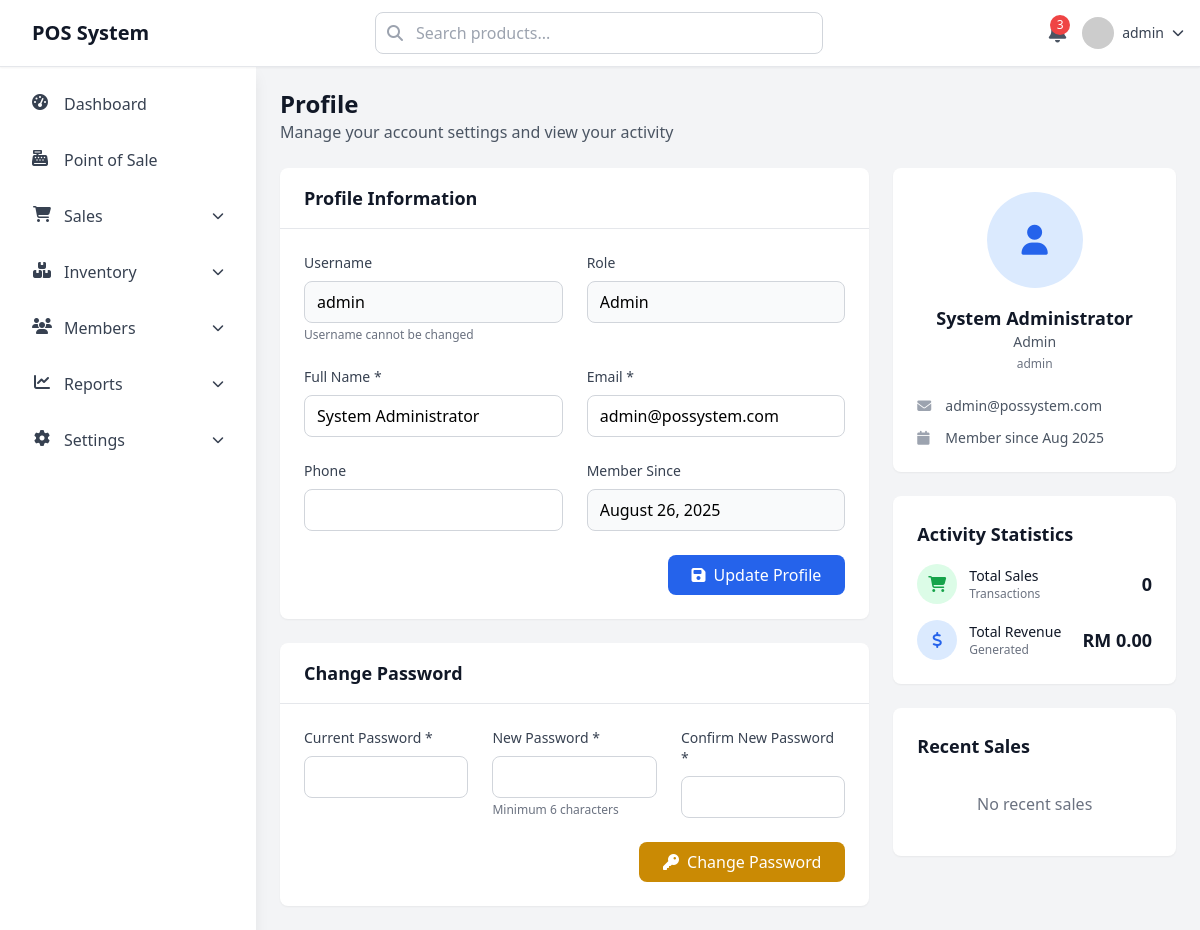
Before: /profile.php (signed in) with the older database file.
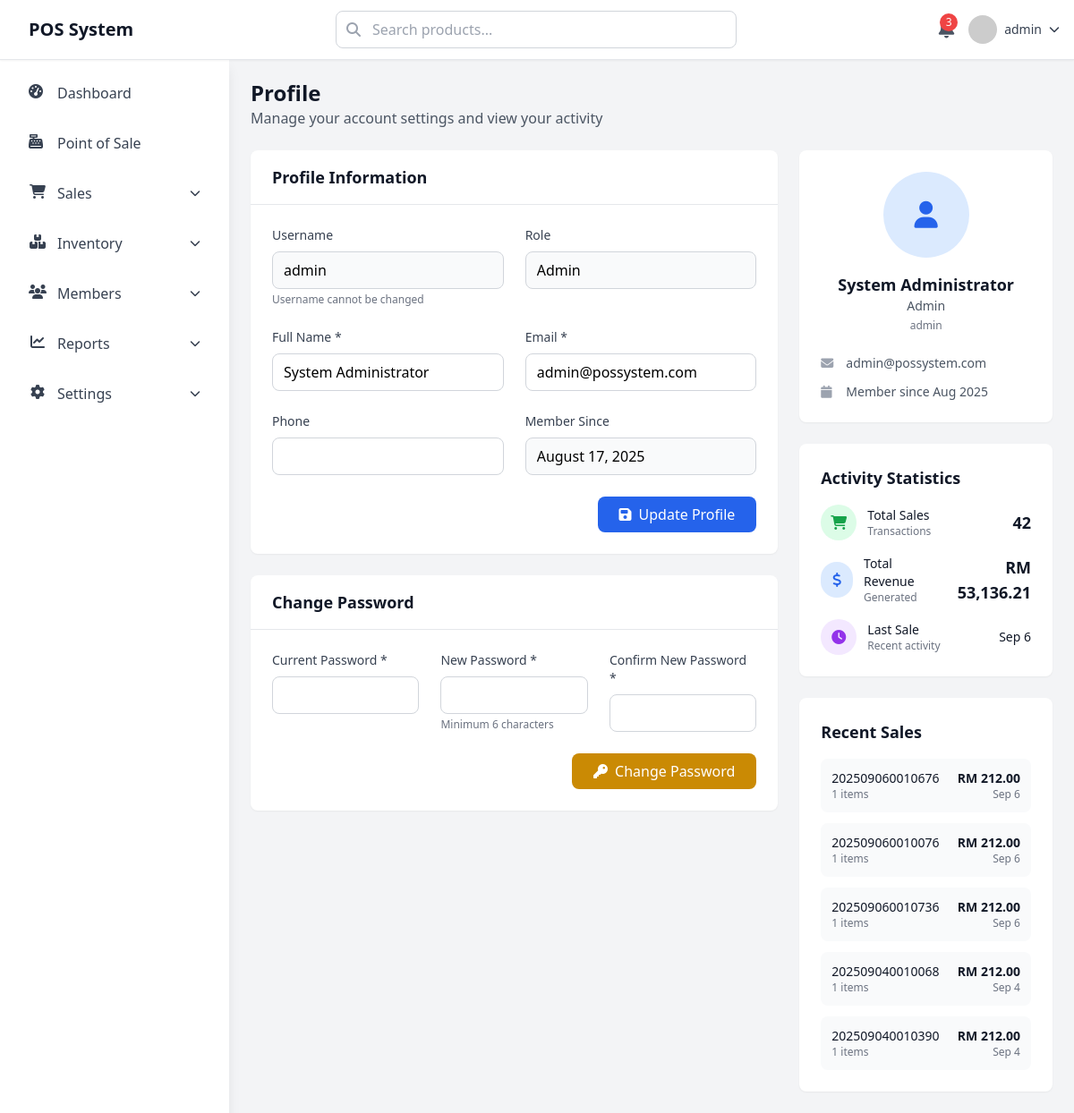
After: the same page with the newer database file.
### tables this page shows
CREATE TABLE IF NOT EXISTS `users` (
  `id` int NOT NULL AUTO_INCREMENT,
  `username` varchar(50) NOT NULL,
  `password` varchar(255) NOT NULL,
  `full_name` varchar(100) NOT NULL,
  `email` varchar(255) DEFAULT NULL,
  `phone` varchar(50) DEFAULT NULL,
  `role` enum('admin','manager','cashier') DEFAULT 'cashier',
  `is_active` tinyint(1) DEFAULT '1',
  `last_login` timestamp NULL DEFAULT NULL,
  `created_at` timestamp NULL DEFAULT CURRENT_TIMESTAMP,
  `updated_at` timestamp NULL DEFAULT CURRENT_TIMESTAMP ON UPDATE CURRENT_TIMESTAMP,
  PRIMARY KEY (`id`),
  UNIQUE KEY `username` (`username`)
);

CREATE TABLE IF NOT EXISTS `sales` (
  `id` int NOT NULL AUTO_INCREMENT,
  `invoice_number` varchar(50) NOT NULL,
  `session_id` int DEFAULT NULL,
  `member_id` int DEFAULT NULL,
  `user_id` int NOT NULL,
  `subtotal` decimal(10,2) NOT NULL,
  `discount_amount` decimal(10,2) DEFAULT '0.00',
  `tax_amount` decimal(10,2) DEFAULT '0.00',
  `total_amount` decimal(10,2) NOT NULL,
  `payment_method` varchar(150) DEFAULT 'cash',
  `payment_method_id` int DEFAULT NULL,
  `payment_status` enum('paid','pending','refunded') DEFAULT 'paid',
  `notes` text,
  `created_at` timestamp NULL DEFAULT CURRENT_TIMESTAMP,
  `updated_at` timestamp NULL DEFAULT CURRENT_TIMESTAMP ON UPDATE CURRENT_TIMESTAMP,
  PRIMARY KEY (`id`),
  UNIQUE KEY `invoice_number` (`invoice_number`),
  KEY `session_id` (`session_id`),
  KEY `member_id` (`member_id`),
  KEY `user_id` (`user_id`),
  KEY `idx_sales_invoice` (`invoice_number`),
  KEY `idx_sales_date` (`created_at`),
  KEY `fk_sales_payment_method` (`payment_method_id`)
);

### profile.php (the view, shortened to what the changed rows need)
<?php
require_once 'include/conn.php';
$user_id = $_SESSION['user_id'];
$user_query = "SELECT * FROM users WHERE id = ?";
$stmt = mysqli_prepare($conn, $user_query);
mysqli_stmt_bind_param($stmt, 'i', $user_id);
mysqli_stmt_execute($stmt);
$user_result = mysqli_stmt_get_result($stmt);
$user = mysqli_fetch_assoc($user_result);
$activity_query = "SELECT
    COUNT(*) as total_sales,
    SUM(total_amount) as total_revenue,
    MAX(created_at) as last_sale_date
FROM sales
WHERE user_id = ?";
$stmt = mysqli_prepare($conn, $activity_query);
mysqli_stmt_bind_param($stmt, 'i', $user_id);
mysqli_stmt_execute($stmt);
$activity_result = mysqli_stmt_get_result($stmt);
$activity_data = mysqli_fetch_assoc($activity_result);
$recent_sales_query = "SELECT
    s.id,
    s.invoice_number,
    s.total_amount,
    s.payment_method,
    s.created_at,
    COUNT(si.id) as items_count
FROM sales s
LEFT JOIN sale_items si ON s.id = si.sale_id
WHERE s.user_id = ?
GROUP BY s.id
ORDER BY s.created_at DESC
LIMIT 5";
$stmt = mysqli_prepare($conn, $recent_sales_query);
mysqli_stmt_bind_param($stmt, 'i', $user_id);
mysqli_stmt_execute($stmt);
$recent_sales_result = mysqli_stmt_get_result($stmt);
?>
<!DOCTYPE html>
<html lang="en">
<head>
    <script src="https://cdn.tailwindcss.com"></script>
    <link rel="stylesheet" href="https://cdnjs.cloudflare.com/ajax/libs/font-awesome/6.4.0/css/all.min.css">
</head>
<body class="bg-gray-100">
    <?php include 'include/header.php'; ?>
    <div class="main-content lg:ml-64 pt-16">
        <div class="p-6">
            <div class="mb-6">
                <h1 class="text-2xl font-bold text-gray-900">Profile</h1>
            </div>
            <div class="grid grid-cols-1 lg:grid-cols-3 gap-6">
                <div class="lg:col-span-2">
                    <div class="bg-white rounded-lg shadow-sm">
                        <div class="px-6 py-4 border-b border-gray-200">
                            <h2 class="text-lg font-semibold text-gray-900">Profile Information</h2>
                        </div>
                        <div class="p-6">
                            <form method="POST" class="space-y-6">
                                <div class="grid grid-cols-1 md:grid-cols-2 gap-6">
                                    <div>
                                        <label class="block text-sm font-medium text-gray-700 mb-2">Username</label>
                                                                                <input type="text" value="<?= htmlspecialchars($user['username'] ?? '') ?>"
                                               class="w-full border border-gray-300 rounded-lg px-3 py-2 bg-gray-50"
                                               readonly>
                                        <p class="text-xs text-gray-500 mt-1">Username cannot be changed</p>
                                    </div>
                                    <div>
                                        <label class="block text-sm font-medium text-gray-700 mb-2">Role</label>
                                                                                <input type="text" value="<?= ucfirst(htmlspecialchars($user['role'] ?? '')) ?>"
                                               class="w-full border border-gray-300 rounded-lg px-3 py-2 bg-gray-50"
                                               readonly>
                                    </div>
                                    <div>
                                        <label class="block text-sm font-medium text-gray-700 mb-2">Full Name *</label>
                                        <input type="text" name="full_name" value="<?= htmlspecialchars($user['full_name'] ?? '') ?>"
                                               class="w-full border border-gray-300 rounded-lg px-3 py-2 focus:ring-2 focus:ring-blue-500 focus:border-transparent"
                                               required>
                                    </div>
                                    <div>
                                        <label class="block text-sm font-medium text-gray-700 mb-2">Email *</label>
                                        <input type="email" name="email" value="<?= htmlspecialchars($user['email'] ?? '') ?>"
                                               class="w-full border border-gray-300 rounded-lg px-3 py-2 focus:ring-2 focus:ring-blue-500 focus:border-transparent"
                                               required>
                                    </div>
                                    <div>
                                        <label class="block text-sm font-medium text-gray-700 mb-2">Member Since</label>
                                        <input type="text" value="<?= date('F j, Y', strtotime($user['created_at'])) ?>"
                                               class="w-full border border-gray-300 rounded-lg px-3 py-2 bg-gray-50"
                                               readonly>
                                    </div>
                                </div>
                            </form>
                        </div>
                    </div>
                    <div class="bg-white rounded-lg shadow-sm mt-6">
                        <div class="px-6 py-4 border-b border-gray-200">
                            <h2 class="text-lg font-semibold text-gray-900">Change Password</h2>
                        </div>
                    </div>
                </div>
                <div class="space-y-6">
                    <div class="bg-white rounded-lg shadow-sm p-6">
                        <div class="text-center">
                            <div class="w-24 h-24 mx-auto mb-4 rounded-full bg-blue-100 flex items-center justify-center">
                                <i class="fas fa-user text-3xl text-blue-600"></i>
                            </div>
                            <h3 class="text-lg font-semibold text-gray-900"><?= htmlspecialchars($user['full_name'] ?? '') ?></h3>
                            <p class="text-sm text-gray-600"><?= ucfirst(htmlspecialchars($user['role'] ?? '')) ?></p>
                            <p class="text-xs text-gray-500 mt-1"><?= htmlspecialchars($user['username'] ?? '') ?></p>
                        </div>
                        <div class="mt-6 space-y-3">
                            <div class="flex items-center text-sm">
                                <i class="fas fa-envelope text-gray-400 w-4 mr-3"></i>
                                <span class="text-gray-600"><?= htmlspecialchars($user['email'] ?? '') ?></span>
                            </div>
                            <div class="flex items-center text-sm">
                                <i class="fas fa-calendar text-gray-400 w-4 mr-3"></i>
                                <span class="text-gray-600">Member since <?= date('M Y', strtotime($user['created_at'])) ?></span>
                            </div>
                        </div>
                    </div>
                    <div class="bg-white rounded-lg shadow-sm p-6">
                        <div class="space-y-4">
                            <div class="flex items-center justify-between">
                                <div class="text-right">
                                    <p class="text-lg font-bold text-gray-900"><?= number_format($activity_data['total_sales']) ?></p>
                                </div>
                            </div>
                            <div class="flex items-center justify-between">
                                <div class="text-right">
                                    <p class="text-lg font-bold text-gray-900">RM <?= number_format($activity_data['total_revenue'], 2) ?></p>
                                </div>
                            </div>
                            <?php if ($activity_data['last_sale_date']): ?>
                                <div class="flex items-center justify-between">
                                    <div class="flex items-center">
                                        <div class="w-10 h-10 rounded-full bg-purple-100 flex items-center justify-center mr-3">
                                            <i class="fas fa-clock text-purple-600"></i>
                                        </div>
                                        <div>
                                            <p class="text-sm font-medium text-gray-900">Last Sale</p>
                                            <p class="text-xs text-gray-500">Recent activity</p>
                                        </div>
                                    </div>
                                    <div class="text-right">
                                        <p class="text-sm font-medium text-gray-900"><?= date('M j', strtotime($activity_data['last_sale_date'])) ?></p>
                                    </div>
                                </div>
                            <?php endif; ?>
                        </div>
                    </div>
                    <div class="bg-white rounded-lg shadow-sm p-6">
                        <h3 class="text-lg font-semibold text-gray-900 mb-4">Recent Sales</h3>
                        <?php if ($recent_sales_result && mysqli_num_rows($recent_sales_result) > 0): ?>
                            <div class="space-y-3">
                                <?php while ($sale = mysqli_fetch_assoc($recent_sales_result)): ?>
                                    <div class="flex items-center justify-between p-3 bg-gray-50 rounded-lg">
                                        <div>
                                            <p class="text-sm font-medium text-gray-900"><?= htmlspecialchars($sale['invoice_number']) ?></p>
                                            <p class="text-xs text-gray-500"><?= $sale['items_count'] ?> items</p>
                                        </div>
                                        <div class="text-right">
                                            <p class="text-sm font-bold text-gray-900">RM <?= number_format($sale['total_amount'], 2) ?></p>
                                            <p class="text-xs text-gray-500"><?= date('M j', strtotime($sale['created_at'])) ?></p>
                                        </div>
                                    </div>
                                <?php endwhile; ?>
                            </div>
                        <?php else: ?>
                            <p class="text-gray-500 text-center py-4">No recent sales</p>
                        <?php endif; ?>
                    </div>
                </div>
            </div>
        </div>
    </div>
</body>
</html>

Changed rows visible on the page:
changed users "System Administrator": created_at "August 26, 2025" → "August 17, 2025"
added sales: invoice_number "202509060010676", items_count "1", total_amount "212.00", created_at "Sep 6"
added sales: invoice_number "202509060010076", items_count "1", total_amount "212.00", created_at "Sep 6"
added sales: invoice_number "202509060010736", items_count "1", total_amount "212.00", created_at "Sep 6"
added sales: invoice_number "202509040010068", items_count "1", total_amount "212.00", created_at "Sep 4"
added sales: invoice_number "202509040010390", items_count "1", total_amount "212.00", created_at "Sep 4"
Other visible differences:
$activity_data['total_sales']: "0" → "42"
$activity_data['total_revenue']: "0.00" → "53,136.21"
date('M j', strtotime($activity_data['last_sale_date'])): (not shown) → "Sep 6"
text no longer shown: "No recent sales"
text now shown: "Last Sale Recent activity"
